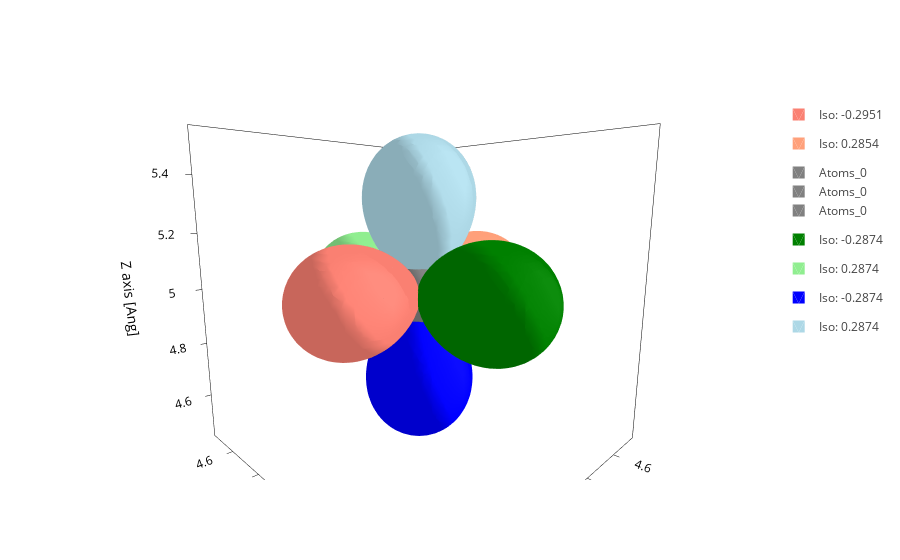

Notebook cell for this chart:
### Code cell
sisl.viz.merge_plots(*plots).update_layout(scene)

### Figure 1 — Plotly figure (JSON) as saved in the notebook; plotly's stock layout.template omitted (floating-point values rounded to 4 significant figures; data arrays with more than 128 entries replaced by an {"elided": "..."} marker saying what was removed)
{"data": [{"color": "salmon", "i": {"elided": "3632 int values"}, "j": {"elided": "3632 int values"}, "k": {"elided": "3632 int values"}, "meta": {"i_plot": 0}, "name": "Iso: -0.2951", "opacity": 1, "showlegend": true, "type": "mesh3d", "x": {"elided": "1818 float values"}, "y": {"elided": "1818 float values"}, "z": {"elided": "1818 float values"}}, {"color": "lightsalmon", "i": {"elided": "4224 int values"}, "j": {"elided": "4224 int values"}, "k": {"elided": "4224 int values"}, "meta": {"i_plot": 0}, "name": "Iso: 0.2854", "opacity": 1, "showlegend": true, "type": "mesh3d", "x": {"elided": "2114 float values"}, "y": {"elided": "2114 float values"}, "z": {"elided": "2114 float values"}}, {"alphahull": 0, "color": "grey", "hovertemplate": "%{meta.position}", "legendgroup": "Atoms", "meta": {"meta": {"i_plot": 0}, "position": "(5.00, 5.00, 5.00)"}, "name": "Atoms_0", "opacity": 1, "showlegend": true, "showscale": false, "type": "mesh3d", "x": {"elided": "225 float values"}, "y": {"elided": "225 float values"}, "z": {"elided": "225 float values"}}, {"color": "green", "i": {"elided": "4160 int values"}, "j": {"elided": "4160 int values"}, "k": {"elided": "4160 int values"}, "meta": {"i_plot": 1}, "name": "Iso: -0.2874", "opacity": 1, "showlegend": true, "type": "mesh3d", "x": {"elided": "2082 float values"}, "y": {"elided": "2082 float values"}, "z": {"elided": "2082 float values"}}, {"color": "lightgreen", "i": {"elided": "4160 int values"}, "j": {"elided": "4160 int values"}, "k": {"elided": "4160 int values"}, "meta": {"i_plot": 1}, "name": "Iso: 0.2874", "opacity": 1, "showlegend": true, "type": "mesh3d", "x": {"elided": "2082 float values"}, "y": {"elided": "2082 float values"}, "z": {"elided": "2082 float values"}}, {"alphahull": 0, "color": "grey", "hovertemplate": "%{meta.position}", "legendgroup": "Atoms", "meta": {"meta": {"i_plot": 1}, "position": "(5.00, 5.00, 5.00)"}, "name": "Atoms_0", "opacity": 1, "showlegend": true, "showscale": false, "type": "mesh3d", "x": {"elided": "225 float values"}, "y": {"elided": "225 float values"}, "z": {"elided": "225 float values"}}, {"color": "blue", "i": {"elided": "4160 int values"}, "j": {"elided": "4160 int values"}, "k": {"elided": "4160 int values"}, "meta": {"i_plot": 2}, "name": "Iso: -0.2874", "opacity": 1, "showlegend": true, "type": "mesh3d", "x": {"elided": "2082 float values"}, "y": {"elided": "2082 float values"}, "z": {"elided": "2082 float values"}}, {"color": "lightblue", "i": {"elided": "4160 int values"}, "j": {"elided": "4160 int values"}, "k": {"elided": "4160 int values"}, "meta": {"i_plot": 2}, "name": "Iso: 0.2874", "opacity": 1, "showlegend": true, "type": "mesh3d", "x": {"elided": "2082 float values"}, "y": {"elided": "2082 float values"}, "z": {"elided": "2082 float values"}}, {"alphahull": 0, "color": "grey", "hovertemplate": "%{meta.position}", "legendgroup": "Atoms", "meta": {"meta": {"i_plot": 2}, "position": "(5.00, 5.00, 5.00)"}, "name": "Atoms_0", "opacity": 1, "showlegend": true, "showscale": false, "type": "mesh3d", "x": {"elided": "225 float values"}, "y": {"elided": "225 float values"}, "z": {"elided": "225 float values"}}], "layout": {"autosize": true, "scene": {"aspectmode": "data", "aspectratio": {"x": 0.9875, "y": 1.006, "z": 1.006}, "camera": {"center": {"x": 0, "y": 0, "z": 0}, "eye": {"x": 1.012, "y": 1.016, "z": 0.2621}, "projection": {"type": "perspective"}, "up": {"x": 0, "y": 0, "z": 1}}, "xaxis": {"title": {"text": "X axis [Ang]"}, "type": "linear"}, "yaxis": {"title": {"text": "Y axis [Ang]"}, "type": "linear"}, "zaxis": {"title": {"text": "Z axis [Ang]"}, "type": "linear"}}, "xaxis": {"scaleanchor": "y", "scaleratio": 1, "title": {"text": "X axis [Ang]"}}, "yaxis": {"title": {"text": "Y axis [Ang]"}}}}
